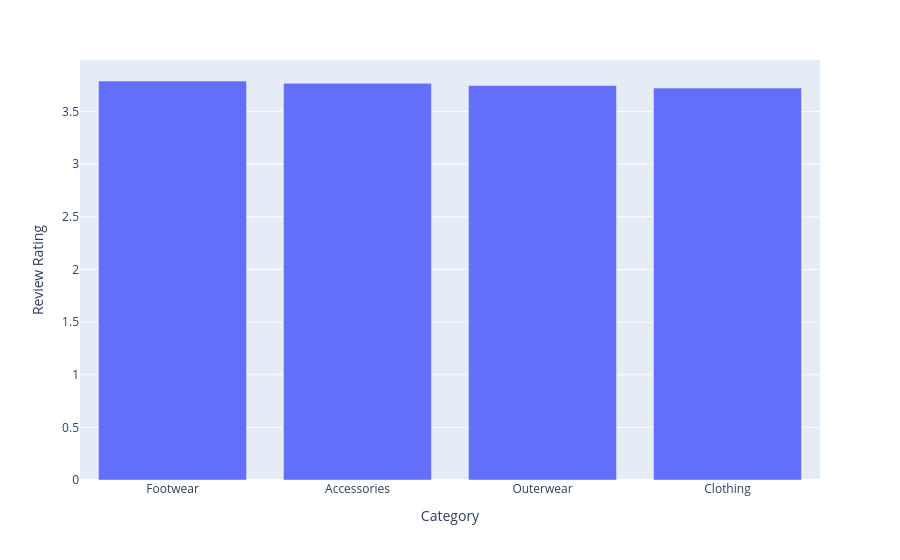

Notebook code cell kept with this figure:
### Code cell
fig = px.bar(shop_groupby, x='Category', y= 'Review Rating' )
fig.update_layout(xaxis={'categoryorder' : 'total descending'} )
fig.show()

### Figure 1 — Plotly figure (JSON) as saved in the notebook; plotly's stock layout.template omitted (floating-point values rounded to 4 significant figures)
{"data": [{"hovertemplate": "Category=%{x}<br>Review Rating=%{y}<extra></extra>", "legendgroup": "", "marker": {"color": "#636efa", "pattern": {"shape": ""}}, "name": "", "orientation": "v", "showlegend": false, "textposition": "auto", "type": "bar", "x": ["Accessories", "Clothing", "Footwear", "Outerwear"], "xaxis": "x", "y": [3.769, 3.723, 3.791, 3.747], "yaxis": "y"}], "layout": {"barmode": "relative", "legend": {"tracegroupgap": 0}, "margin": {"t": 60}, "xaxis": {"anchor": "y", "categoryorder": "total descending", "domain": [0, 1], "title": {"text": "Category"}}, "yaxis": {"anchor": "x", "domain": [0, 1], "title": {"text": "Review Rating"}}}}
